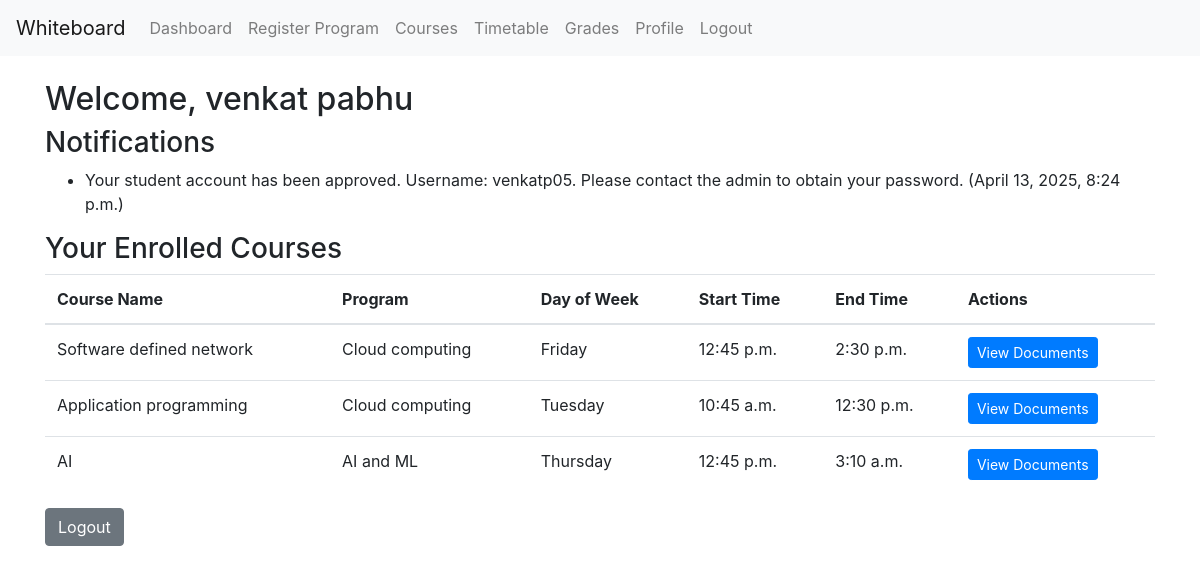
Screenshot of /student-dashboard/ (signed in) with the database file from the repository.
### core/models.py (models this page shows, shortened)
class Student(models.Model):
    user = models.OneToOneField(User, on_delete=models.CASCADE)
    first_name = models.CharField(max_length=50, blank=True)
    last_name = models.CharField(max_length=50, blank=True)
    phone = models.CharField(max_length=15)
    date_of_birth = models.DateField()
    address = models.TextField()
    program = models.ForeignKey('Program', on_delete=models.SET_NULL, null=True, blank=True)

class Notification(models.Model):
    user = models.ForeignKey(User, on_delete=models.CASCADE)
    message = models.TextField()
    read = models.BooleanField(default=False)
    created_at = models.DateTimeField(auto_now_add=True)

class Enrollment(models.Model):
    student = models.ForeignKey(Student, on_delete=models.CASCADE)
    course = models.ForeignKey(Course, on_delete=models.CASCADE)
    day_of_week = models.CharField(max_length=10, blank=True)
    start_time = models.TimeField(blank=True, null=True)
    end_time = models.TimeField(blank=True, null=True)

class Course(models.Model):
    course_name = models.CharField(max_length=100)
    program = models.ForeignKey(Program, on_delete=models.CASCADE)
    day_of_week = models.CharField(max_length=10, choices=DAYS_OF_WEEK, default='Monday')
    start_time = models.TimeField(null=True, blank=True)
    end_time = models.TimeField(null=True, blank=True)
    semester = models.CharField(max_length=20, choices=SEMESTER_CHOICES, default='Semester 1')

class Program(models.Model):
    program_name = models.CharField(max_length=100)

### core/views.py (the view)
# urls.py: path('student-dashboard/', views.StudentDashboardView.as_view(), name='student_dashboard'),
class StudentDashboardView(LoginRequiredMixin, View):
    login_url = 'login'
    def get(self, request):
        if request.user.is_staff:
            return redirect('admin_dashboard')
        try:
            student = Student.objects.get(user=request.user)
        except Student.DoesNotExist:
            messages.error(request, "Student profile not found.")
            return redirect('logout')
        if not student.program:
            return redirect('register_program')
        notifications = Notification.objects.filter(user=request.user)
        enrollments = Enrollment.objects.filter(student=student)
        return render(request, 'core/student_dashboard.html', {
            'student': student,
            'notifications': notifications,
            'enrollments': enrollments
        })

### templates/core/student_dashboard.html (shortened to what this page needs)
{% extends 'base.html' %}
{% block content %}
<h2>Welcome, {{ student.first_name }} {{ student.last_name }}</h2>
<h3>Notifications</h3>
<ul>
    {% for notification in notifications %}
    <li>{{ notification.message }} ({{ notification.created_at }})</li>
    {% empty %}
    <li>No notifications.</li>
    {% endfor %}
</ul>
<h3>Your Enrolled Courses</h3>
{% if enrollments %}
<table class="table">
    <thead>
        <tr>
            <th>Course Name</th>
            <th>Program</th>
            <th>Day of Week</th>
            <th>Start Time</th>
            <th>End Time</th>
            <th>Actions</th>
        </tr>
    </thead>
    <tbody>
        {% for enrollment in enrollments %}
        <tr>
            <td>{{ enrollment.course.course_name }}</td>
            <td>{{ enrollment.course.program.program_name }}</td>
            <td>{{ enrollment.day_of_week }}</td>
            <td>{{ enrollment.start_time }}</td>
            <td>{{ enrollment.end_time }}</td>
            <td>
                <a href="{% url 'view_course_documents' enrollment.course.id %}" class="btn btn-primary btn-sm">View Documents</a>
            </td>
        </tr>
        {% endfor %}
    </tbody>
</table>
{% else %}
<p>You are not enrolled in any courses.</p>
{% endif %}
<a href="{% url 'logout' %}" class="btn btn-secondary">Logout</a>
{% endblock %}

### templates/base.html (shortened to what this page needs)
<!DOCTYPE html>
<html>
<head>
    <link href="https://stackpath.bootstrapcdn.com/bootstrap/4.5.2/css/bootstrap.min.css" rel="stylesheet">
    <link href="https://cdnjs.cloudflare.com/ajax/libs/bootstrap-timepicker/0.5.2/css/bootstrap-timepicker.min.css" rel="stylesheet">
</head>
<body>
    <nav class="navbar navbar-expand-lg navbar-light bg-light">
        <a class="navbar-brand" href="{% url 'student_dashboard' %}">Whiteboard</a>
        <div class="navbar-nav">
            {% if user.is_authenticated %}
                {% if user.is_staff %}
                    <a class="nav-link" href="{% url 'admin_dashboard' %}">Admin Dashboard</a>
                    <a class="nav-link" href="{% url 'student_request_list' %}">Student Requests</a>
                    <a class="nav-link" href="{% url 'create_course' %}">Create Course</a>
                    <a class="nav-link" href="{% url 'create_program' %}">Create Program</a>
                    <a class="nav-link" href="{% url 'admin_course_list' %}">Course List</a>
                    <a class="nav-link" href="{% url 'update_grades' %}">Update Grades</a>
                    <a class="nav-link" href="{% url 'reset_student_password' %}">Reset Password</a>
                {% else %}
                    <a class="nav-link" href="{% url 'student_dashboard' %}">Dashboard</a>
                    <a class="nav-link" href="{% url 'register_program' %}">Register Program</a>
                    <a class="nav-link" href="{% url 'courses' %}">Courses</a>
                    <a class="nav-link" href="{% url 'timetable' %}">Timetable</a>
                    <a class="nav-link" href="{% url 'grades' %}">Grades</a>
                    <a class="nav-link" href="{% url 'profile' %}">Profile</a>
                {% endif %}
                <a class="nav-link" href="{% url 'logout' %}">Logout</a>
            {% else %}
                <a class="nav-link" href="{% url 'login' %}">Login</a>
                <a class="nav-link" href="{% url 'student_request' %}">Request Account</a>
            {% endif %}
        </div>
    </nav>
    <div class="container mt-4">
        {% block content %}
        {% endblock %}
    </div>
</body>
</html>

### rows the page displays
Student: first_name "venkat", last_name "pabhu"
Notification: message "Your student account has been approved. Username: venkatp05. Please contact the admin to obtain your password.", created_at "April 13, 2025, 8:24 p.m."
Enrollment: course.course_name "Software defined network", course.program.program_name "Cloud computing", day_of_week "Friday", start_time "12:45 p.m.", end_time "2:30 p.m."
Enrollment: course.course_name "Application programming", course.program.program_name "Cloud computing", day_of_week "Tuesday", start_time "10:45 a.m.", end_time "12:30 p.m."
Enrollment: course.course_name "AI", course.program.program_name "AI and ML", day_of_week "Thursday", start_time "12:45 p.m.", end_time "3:10 a.m."
